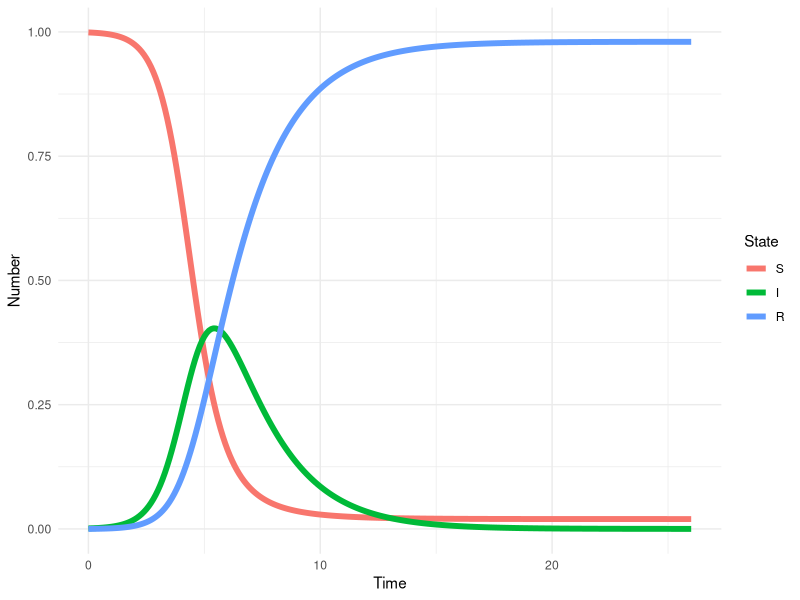

R code for this plot:
library(deSolve)
library(tidyverse)

theme_set(theme_minimal())

sirmod <- function(t, y, parms) {
  # Pull state variables from y vector
  S <- y[1]
  I <- y[2]
  R <- y[3]
  
  # Pull parameter values from parms vector
  beta <- parms["beta"]
  mu <- parms["mu"]
  gamma <- parms["gamma"]
  N <- parms["N"]
  
  # Define equations
  dS <- mu * (N  - S)  - beta * S * I / N
  dI <- beta * S * I / N - (mu + gamma) * I
  dR <- gamma * I - mu * R
  res <- c(dS, dI, dR)
  
  # Return list of gradients
  list(res)
}


times <- seq(0, 26, by = 1/10)
parms <- c(mu = 0, N = 1, beta =  2, gamma = 1/2)
start <- c(S = 0.999, I = 0.001, R = 0)

out <- ode(y = start, times = times, func = sirmod, parms = parms)
out_df <- as_tibble(out) %>%
  pivot_longer(cols = -time, names_to = "state", values_to = "number") %>%
  mutate(
    time = as.numeric(time),
    number = as.numeric(number),
    state = factor(state, levels = c("S", "I", "R")),
    number = round(number, 6)
  )

ggplot(out_df, aes(x = time, y = number, color = state)) +
  geom_line(linewidth = 2) +
  labs(x = "Time", y = "Number", color = "State")
